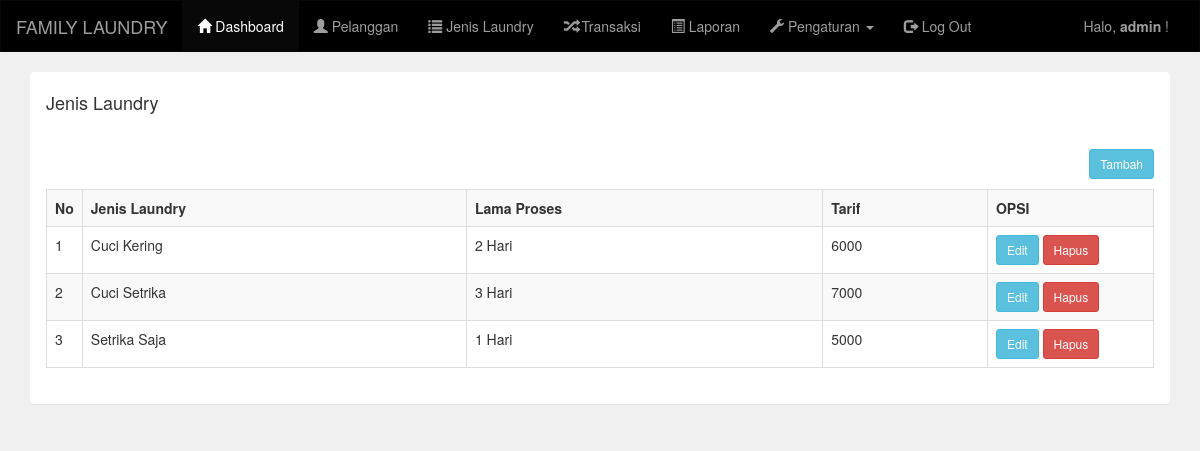
Screenshot of /admin/jenis_laundry.php (signed in) with the database file from the repository.
### tables this page shows
CREATE TABLE `jenis` (
  `id_jenis` int(11) NOT NULL,
  `jenis_laundry` varchar(255) NOT NULL,
  `lama_proses` int(11) NOT NULL,
  `tarif` int(11) NOT NULL
);

### admin/jenis_laundry.php (the view)
<?php include 'header.php'; ?>
<div class="container">
    <div class="panel">
        <div class="panel-heading">
            <h4>Jenis Laundry</h4>
        </div>
        <div class="panel-body">
            <a href="jenis_tambah.php" class="btn btn-sm btn-info pull-right">Tambah</a>
            <br/>
            <br/>
            <table class="table table-bordered table-striped">
                <tr>
                    <th width="1%">No</th>
                    <th>Jenis Laundry</th>
                    <th>Lama Proses</th>
                    <th>Tarif</th>
                    <th width="15%">OPSI</th>
                </tr>
                <?php
                include '../koneksi.php';
                $data = mysqli_query($koneksi,"select * from jenis");
                $no = 1;
                while($d=mysqli_fetch_array($data)){
                    ?>
                    <tr>
                        <td><?php echo $no++; ?></td>
                        <td><?php echo $d['jenis_laundry']; ?></td>
                        <td><?php echo $d['lama_proses'] . " Hari"; ?></td>
                        <td><?php echo $d['tarif']; ?></td>
                        <td>
                            <a href="jenis_edit.php?id=<?php echo $d['id_jenis']; ?>" class="btn btn-sm btn-info">Edit</a>
                            <a href="jenis_hapus.php?id=<?php echo $d['id_jenis']; ?>" class="btn btn-sm btn-danger">Hapus</a>
                        </td>
                    </tr>
                    <?php
                }
                ?>
            </table>
        </div>
    </div>
</div>
<?php include 'footer.php'; ?>

### rows the page displays
jenis: jenis_laundry "Cuci Kering", lama_proses "2", tarif "6000"
jenis: jenis_laundry "Cuci Setrika", lama_proses "3", tarif "7000"
jenis: jenis_laundry "Setrika Saja", lama_proses "1", tarif "5000"

### other values shown
$_SESSION['username'] "admin"
